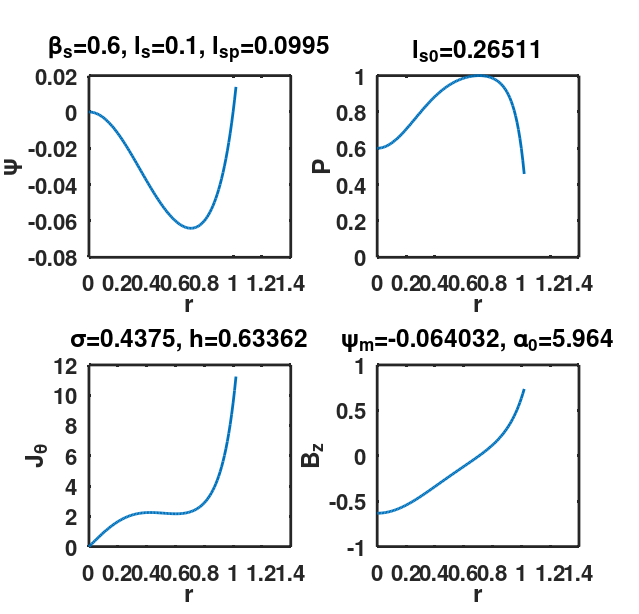

This figure's MATLAB source:
% 2020-08-01 12:27, Hua-sheng Xie, ENN
% Solve 2PE parameters, (betas,ls)->(sigma,psim)
% To add r>rs equation
close all;clear;clc;

global betas ls alpha0 ls0 psim0;

betas=0.6;
alpha0=8*log((sqrt(1-betas)+1)/sqrt(betas));
ls0=1/(alpha0*sqrt(1-betas));
psim0=log(betas)/alpha0;
ls=0.1;

sigma=(betas/(8*(1-betas)*ls)-1)/2;
psim=sqrt(1-betas)/(8*sigma)*(exp(-sigma)-1);

dr=0.01;
rr=0:dr:1.02;
u=2*rr.^2-1;
psi=sqrt(1-betas)/(8*sigma)*(exp(sigma*(u.^2-1))-1);
Pr=1-(1-betas)*u.^2.*exp(2*sigma*(u.^2-1));
fdP=@(psi)-8*sqrt(1-betas)*sigma*(1/sigma+2/sigma*log(8*sigma/sqrt(1-betas)*psi+1)...
    +2).*(8*sigma/sqrt(1-betas)*psi+1);
dP=-8*sqrt(1-betas)*sigma*(1/sigma+2/sigma*log(8*sigma/sqrt(1-betas)*psi+1)...
    +2).*(8*sigma/sqrt(1-betas)*psi+1);
Jt=-rr.*dP;
Bz=sqrt(1-betas)*u.*exp(sigma*(u.^2-1));

ids=find(abs(rr-1)==min(abs(rr-1)));ids=ids(1);
lsp=real(-(Pr(ids)/((Pr(ids+1)-Pr(ids-1))/(rr(ids+1)-rr(ids-1)))));

ind=find(rr<=1.0);
h=real(fdP(psim)/sum(2*dP(ind).*rr(ind)*dr));

close all;

figure('unit','normalized','DefaultAxesFontSize',16,...
    'DefaultAxesFontWeight','bold',...
    'DefaultAxesLineWidth',2,...
    'position',[0.02,0.2,0.5,0.6]);

subplot(221);
plot(rr,psi,'linewidth',2);
xlabel('r');ylabel('\psi');
title(['\beta_s=',num2str(betas),', l_s=',num2str(ls),...
    ', l_{sp}=',num2str(lsp,3)]);
subplot(222);
plot(rr,Pr,'linewidth',2);ylim([0,1]);
xlabel('r');ylabel('P');
title(['l_{s0}=',num2str(ls0)]);
subplot(223);
plot(rr,Jt,'linewidth',2);
xlabel('r');ylabel('J_\theta');
title(['\sigma=',num2str(sigma),', h=',num2str(h)]);
subplot(224);
plot(rr,Bz,'linewidth',2);
xlabel('r');ylabel('B_z');
title(['\psi_m=',num2str(psim),', \alpha_0=',num2str(alpha0)]);

set(gcf,'Units','inches');
screenposition = get(gcf,'Position');
set(gcf,'PaperPosition',[0 0 screenposition(3:4)],...
  'PaperSize',[screenposition(3:4)]);
print(gcf,'-dpng',['2PE_betas=',num2str(betas),'_ls=',num2str(ls),...
    '_sigma=',num2str(sigma),'_psim=',num2str(psim),'.png']);

datq_2pe=[rr;Pr;psi;Bz;Jt].';
save('2pe_datq.mat','datq_2pe','betas','ls');

